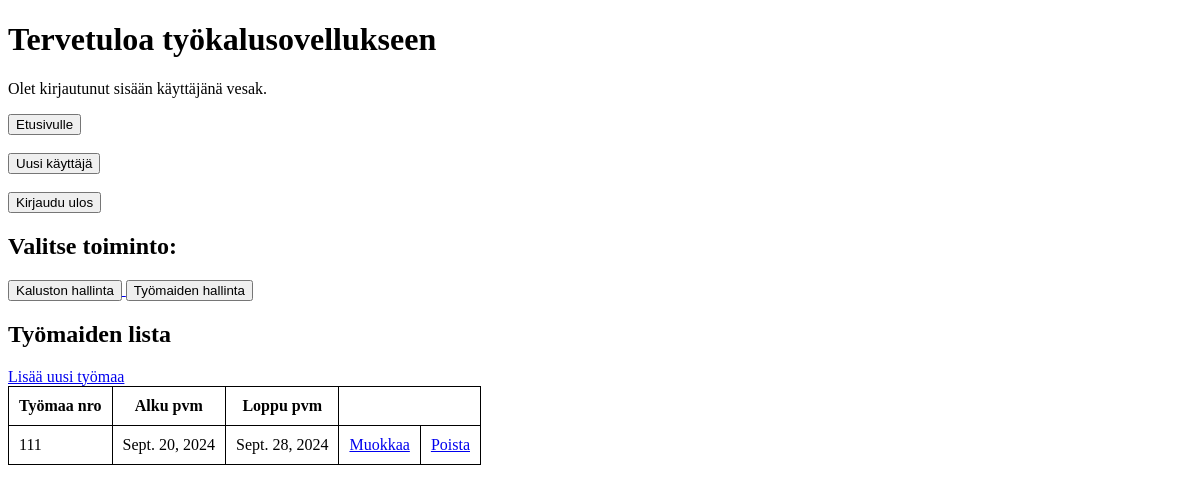
The app's page /tyomaat/ (signed in), older data.
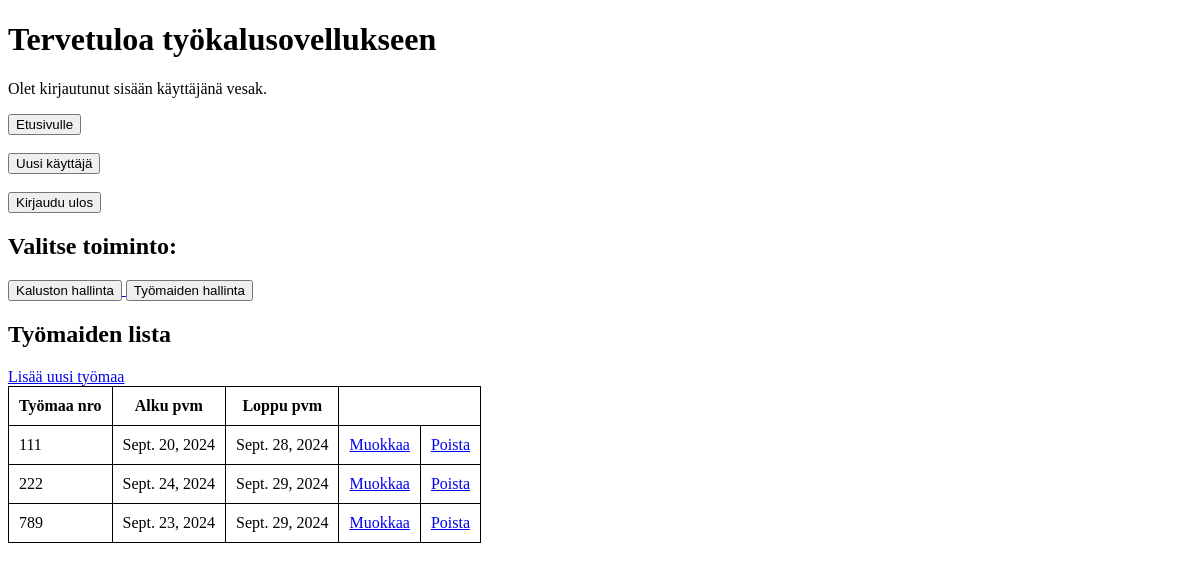
The same page, newer data.
### sijainti/models.py (models this page shows, shortened)
class Tyomaa(models.Model):
    tyomaa_nro = models.CharField(max_length=10)
    alku_pvm = models.DateField()
    loppu_pvm = models.DateField()

### sijainti/views.py (the view)
# urls.py: path('tyomaat/', views.tyomaa_lista, name='tyomaa_lista'),
@never_cache
@login_required
def tyomaa_lista(request):
    tyomaat = Tyomaa.objects.all()
    return render(request, 'tyomaa_lista.html', {'tyomaat': tyomaat})

### sijainti/templates/tyomaa_lista.html (shortened to what this page needs)
{% extends 'base.html' %}
{% block content %}
<h2>Työmaiden lista</h2>
<a href="{% url 'tyomaa_lisays' %}">Lisää uusi työmaa</a>
<table style="width: auto">
    <tr>
        <th>Työmaa nro</th>
        <th>Alku pvm</th>
        <th>Loppu pvm</th>
    </tr>
    {% for tyomaa in tyomaat %}
        <tr>
            <td>{{ tyomaa.tyomaa_nro }}</td>
            <td>{{ tyomaa.alku_pvm }}</td>
            <td>{{ tyomaa.loppu_pvm }}</td>
            <td><a href="{% url 'tyomaa_muokkaus' tyomaa.pk %}">Muokkaa</a></td>
            <td><a href="{% url 'tyomaa_poisto' tyomaa.pk %}">Poista</a></td>
        </tr>
    {% empty %}
        <tr>
            <td colspan="3">Ei työmaita näytettäväksi.</td>
        </tr>
    {% endfor %}
</table>
{% endblock %}

### sijainti/templates/base.html (shortened to what this page needs)
<!DOCTYPE html>
<html>
<head>
</head>
<body>
    <h1>Tervetuloa työkalusovellukseen</h1>
    {% if user.is_authenticated %}
        <p>Olet kirjautunut sisään käyttäjänä {{ user.username }}.</p>
        <form method="post" action="{% url 'etusivu' %}">
            <button type="submit">Etusivulle</button>
        </form>
        <br>
        <form method="post" action="{% url 'tyontekija_lisays' %}">
            <button type="submit">Uusi käyttäjä</button>
        </form>
        <br>
        <form method="post" action="{% url 'logout' %}">
            <button type="submit">Kirjaudu ulos</button>
        </form>
        <h2>Valitse toiminto:</h2>
        <a href="{% url 'kalusto_lista' %}">
            <button>Kaluston hallinta</button>
        </a>
        <a href="{% url 'tyomaa_lista' %}">
            <button>Työmaiden hallinta</button>
        </a>
        {% block content %}{% endblock %}
    {% else %}
        <p>Et ole kirjautunut sisään.</p>
        <a href="{% url 'login' %}">Kirjaudu sisään</a> tai
    {% endif %}
</body>
</html>

### sijainti/templates/tyomaa_lista.html (style rules this page uses)
table, th, td { border: 1px solid black; border-collapse: collapse; padding: 10px; }

Row changes from the older to the newer data that the page shows:
added Tyomaa: tyomaa_nro "222", alku_pvm "Sept. 24, 2024", loppu_pvm "Sept. 29, 2024"
added Tyomaa: tyomaa_nro "789", alku_pvm "Sept. 23, 2024", loppu_pvm "Sept. 29, 2024"
